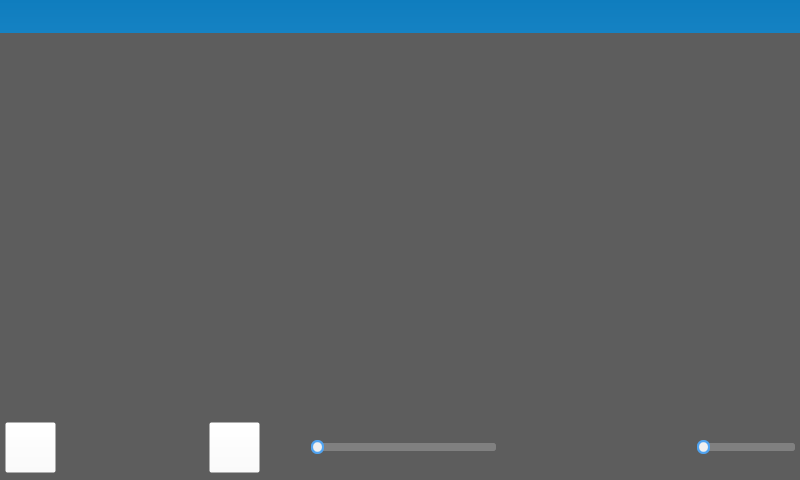
<?xml version="1.0" encoding="UTF-8"?>
<ui version="4.0">
 <class>Video_Player</class>
 <widget class="QDialog" name="Video_Player">
  <property name="geometry">
   <rect>
    <x>0</x>
    <y>0</y>
    <width>800</width>
    <height>480</height>
   </rect>
  </property>
  <property name="windowTitle">
   <string>Dialog</string>
  </property>
  <property name="styleSheet">
   <string notr="true">background-color:rgb(93, 93, 93)</string>
  </property>
  <layout class="QGridLayout" name="gridLayout_3" rowstretch="1,2,1,1">
   <property name="leftMargin">
    <number>0</number>
   </property>
   <property name="topMargin">
    <number>0</number>
   </property>
   <property name="rightMargin">
    <number>0</number>
   </property>
   <property name="bottomMargin">
    <number>0</number>
   </property>
   <item row="0" column="0">
    <widget class="QWidget" name="titlewidget" native="true">
     <property name="minimumSize">
      <size>
       <width>0</width>
       <height>0</height>
      </size>
     </property>
     <property name="maximumSize">
      <size>
       <width>160000</width>
       <height>33</height>
      </size>
     </property>
     <property name="styleSheet">
      <string notr="true">QWidget{
	background: qlineargradient(spread:pad, x1:0, y1:0, x2:0, y2:1, stop:0 #0F7DBE, stop:1 #1582C3);
border-radius:0px;
}</string>
     </property>
     <layout class="QGridLayout" name="gridLayout_2" columnstretch="1,5,1,1,1,1" columnminimumwidth="0,0,0,0,0,0">
      <property name="leftMargin">
       <number>1</number>
      </property>
      <property name="topMargin">
       <number>1</number>
      </property>
      <property name="rightMargin">
       <number>1</number>
      </property>
      <property name="bottomMargin">
       <number>1</number>
      </property>
      <property name="horizontalSpacing">
       <number>2</number>
      </property>
      <property name="verticalSpacing">
       <number>1</number>
      </property>
      <item row="0" column="0">
       <widget class="QLabel" name="lab_Ico">
        <property name="sizePolicy">
         <sizepolicy hsizetype="Minimum" vsizetype="Preferred">
          <horstretch>0</horstretch>
          <verstretch>0</verstretch>
         </sizepolicy>
        </property>
        <property name="minimumSize">
         <size>
          <width>0</width>
          <height>0</height>
         </size>
        </property>
        <property name="maximumSize">
         <size>
          <width>32</width>
          <height>33</height>
         </size>
        </property>
        <property name="styleSheet">
         <string notr="true">QLabel{
	border-radius:0px;
	color: #F0F0F0;
	background-color:rgba(0,0,0,0);
	border-style:none;
}</string>
        </property>
        <property name="text">
         <string/>
        </property>
        <property name="alignment">
         <set>Qt::AlignCenter</set>
        </property>
       </widget>
      </item>
      <item row="0" column="1">
       <widget class="QLabel" name="label">
        <property name="minimumSize">
         <size>
          <width>0</width>
          <height>0</height>
         </size>
        </property>
        <property name="maximumSize">
         <size>
          <width>761</width>
          <height>33</height>
         </size>
        </property>
        <property name="styleSheet">
         <string notr="true">QLabel{
	border-radius:0px;
	color: #F0F0F0;
	background-color:rgba(0,0,0,0);
	border-style:none;
}</string>
        </property>
        <property name="text">
         <string/>
        </property>
       </widget>
      </item>
      <item row="0" column="2">
       <spacer name="horizontalSpacer">
        <property name="orientation">
         <enum>Qt::Horizontal</enum>
        </property>
        <property name="sizeHint" stdset="0">
         <size>
          <width>107</width>
          <height>20</height>
         </size>
        </property>
       </spacer>
      </item>
      <item row="0" column="3">
       <widget class="QPushButton" name="btnMenu_Min">
        <property name="sizePolicy">
         <sizepolicy hsizetype="Minimum" vsizetype="Expanding">
          <horstretch>0</horstretch>
          <verstretch>0</verstretch>
         </sizepolicy>
        </property>
        <property name="minimumSize">
         <size>
          <width>0</width>
          <height>0</height>
         </size>
        </property>
        <property name="maximumSize">
         <size>
          <width>32</width>
          <height>33</height>
         </size>
        </property>
        <property name="cursor">
         <cursorShape>ArrowCursor</cursorShape>
        </property>
        <property name="focusPolicy">
         <enum>Qt::NoFocus</enum>
        </property>
        <property name="toolTip">
         <string>最小化</string>
        </property>
        <property name="styleSheet">
         <string notr="true">QPushButton{
	border-radius:0px;
	color: #F0F0F0;
	background-color:rgba(0,0,0,0);
	border-style:none;
}
QPushButton:hover{
	background-color: qlineargradient(spread:pad, x1:0, y1:1, x2:0, y2:0, stop:0 rgba(25, 134, 199, 0), stop:1 #50A3F0);
}</string>
        </property>
        <property name="text">
         <string/>
        </property>
        <property name="flat">
         <bool>true</bool>
        </property>
       </widget>
      </item>
      <item row="0" column="4">
       <widget class="QPushButton" name="btnMenu_Max">
        <property name="sizePolicy">
         <sizepolicy hsizetype="Minimum" vsizetype="Expanding">
          <horstretch>0</horstretch>
          <verstretch>0</verstretch>
         </sizepolicy>
        </property>
        <property name="minimumSize">
         <size>
          <width>0</width>
          <height>0</height>
         </size>
        </property>
        <property name="maximumSize">
         <size>
          <width>32</width>
          <height>33</height>
         </size>
        </property>
        <property name="cursor">
         <cursorShape>ArrowCursor</cursorShape>
        </property>
        <property name="focusPolicy">
         <enum>Qt::NoFocus</enum>
        </property>
        <property name="toolTip">
         <string>最大化</string>
        </property>
        <property name="styleSheet">
         <string notr="true">QPushButton{
	border-radius:0px;
	color: #F0F0F0;
	background-color:rgba(0,0,0,0);
	border-style:none;
}
QPushButton:hover{
	background-color: qlineargradient(spread:pad, x1:0, y1:1, x2:0, y2:0, stop:0 rgba(25, 134, 199, 0), stop:1 #50A3F0);
}</string>
        </property>
        <property name="text">
         <string/>
        </property>
        <property name="flat">
         <bool>true</bool>
        </property>
       </widget>
      </item>
      <item row="0" column="5">
       <widget class="QPushButton" name="btnMenu_Close">
        <property name="sizePolicy">
         <sizepolicy hsizetype="Minimum" vsizetype="Expanding">
          <horstretch>0</horstretch>
          <verstretch>0</verstretch>
         </sizepolicy>
        </property>
        <property name="minimumSize">
         <size>
          <width>0</width>
          <height>0</height>
         </size>
        </property>
        <property name="maximumSize">
         <size>
          <width>32</width>
          <height>33</height>
         </size>
        </property>
        <property name="cursor">
         <cursorShape>ArrowCursor</cursorShape>
        </property>
        <property name="focusPolicy">
         <enum>Qt::NoFocus</enum>
        </property>
        <property name="toolTip">
         <string>关闭</string>
        </property>
        <property name="styleSheet">
         <string notr="true">QPushButton{
	border-radius:0px;
	color: #F0F0F0;
	background-color:rgba(0,0,0,0);
	border-style:none;
}
QPushButton:hover{
	background-color: qlineargradient(spread:pad, x1:0, y1:1, x2:0, y2:0, stop:0 rgba(238, 0, 0, 128), stop:1 rgba(238, 44, 44, 255));
}</string>
        </property>
        <property name="text">
         <string/>
        </property>
        <property name="flat">
         <bool>true</bool>
        </property>
       </widget>
      </item>
     </layout>
    </widget>
   </item>
   <item row="2" column="0">
    <widget class="QWidget" name="widget_2" native="true">
     <property name="maximumSize">
      <size>
       <width>16777215</width>
       <height>60</height>
      </size>
     </property>
     <property name="font">
      <font>
       <pointsize>12</pointsize>
      </font>
     </property>
     <property name="styleSheet">
      <string notr="true">background-color:rgb(255, 255, 255,0)</string>
     </property>
    </widget>
   </item>
   <item row="3" column="0">
    <widget class="QWidget" name="widget" native="true">
     <property name="minimumSize">
      <size>
       <width>0</width>
       <height>0</height>
      </size>
     </property>
     <property name="maximumSize">
      <size>
       <width>160000</width>
       <height>65</height>
      </size>
     </property>
     <property name="styleSheet">
      <string notr="true">background-color:rgb(255, 255, 255,0)</string>
     </property>
     <layout class="QGridLayout" name="gridLayout">
      <property name="sizeConstraint">
       <enum>QLayout::SetDefaultConstraint</enum>
      </property>
      <property name="leftMargin">
       <number>5</number>
      </property>
      <property name="topMargin">
       <number>0</number>
      </property>
      <property name="rightMargin">
       <number>5</number>
      </property>
      <property name="bottomMargin">
       <number>0</number>
      </property>
      <property name="spacing">
       <number>0</number>
      </property>
      <item row="0" column="3">
       <widget class="QPushButton" name="fastFrontButton">
        <property name="minimumSize">
         <size>
          <width>0</width>
          <height>0</height>
         </size>
        </property>
        <property name="maximumSize">
         <size>
          <width>51</width>
          <height>51</height>
         </size>
        </property>
        <property name="focusPolicy">
         <enum>Qt::NoFocus</enum>
        </property>
        <property name="styleSheet">
         <string notr="true">QPushButton{
	border-style: none;
	border: 0px;
	color: #F0F0F0;
	padding: 5px;	
	border-radius:5px;
}

.QPushButton[focusPolicy=&quot;0&quot;] {
	border-style: none;
	border: 0px;
	color: #F0F0F0;
	padding: 0px;	
	border-radius:3px;
}

.QPushButton:hover{ 
}

.QPushButton:pressed{ 
}
QPushButton{
border-image:url(:/icon/forward.png)
}</string>
        </property>
        <property name="text">
         <string/>
        </property>
       </widget>
      </item>
      <item row="0" column="1">
       <widget class="QPushButton" name="fastBackButton">
        <property name="minimumSize">
         <size>
          <width>0</width>
          <height>0</height>
         </size>
        </property>
        <property name="maximumSize">
         <size>
          <width>51</width>
          <height>51</height>
         </size>
        </property>
        <property name="focusPolicy">
         <enum>Qt::NoFocus</enum>
        </property>
        <property name="styleSheet">
         <string notr="true">QPushButton{
	border-style: none;
	border: 0px;
	color: #F0F0F0;
	padding: 5px;	
	border-radius:5px;
	 
}

.QPushButton[focusPolicy=&quot;0&quot;] {
	border-style: none;
	border: 0px;
	color: #F0F0F0;
	padding: 0px;	
	border-radius:3px;
	 
}

.QPushButton:hover{ 
	
}

.QPushButton:pressed{ 

}
QPushButton{
border-image:url(:/icon/fastback.png);
}</string>
        </property>
        <property name="text">
         <string/>
        </property>
       </widget>
      </item>
      <item row="0" column="0">
       <widget class="QPushButton" name="preMovieButton">
        <property name="minimumSize">
         <size>
          <width>0</width>
          <height>51</height>
         </size>
        </property>
        <property name="maximumSize">
         <size>
          <width>51</width>
          <height>51</height>
         </size>
        </property>
        <property name="focusPolicy">
         <enum>Qt::NoFocus</enum>
        </property>
        <property name="styleSheet">
         <string notr="true">

.QPushButton:hover{ 
}

.QPushButton:pressed{ 
}
QPushButton{
border-image:url(:/icon/skip-backward.png)
}</string>
        </property>
        <property name="text">
         <string/>
        </property>
       </widget>
      </item>
      <item row="0" column="4">
       <widget class="QPushButton" name="nextMovieButton">
        <property name="minimumSize">
         <size>
          <width>0</width>
          <height>0</height>
         </size>
        </property>
        <property name="maximumSize">
         <size>
          <width>51</width>
          <height>51</height>
         </size>
        </property>
        <property name="focusPolicy">
         <enum>Qt::NoFocus</enum>
        </property>
        <property name="styleSheet">
         <string notr="true">
.QPushButton:pressed{ 
}
QPushButton{
border-image:url(:/icon/skip-forward.png);
}</string>
        </property>
        <property name="text">
         <string/>
        </property>
       </widget>
      </item>
      <item row="0" column="5">
       <widget class="QPushButton" name="stopButton">
        <property name="minimumSize">
         <size>
          <width>0</width>
          <height>0</height>
         </size>
        </property>
        <property name="maximumSize">
         <size>
          <width>51</width>
          <height>51</height>
         </size>
        </property>
        <property name="focusPolicy">
         <enum>Qt::NoFocus</enum>
        </property>
        <property name="styleSheet">
         <string notr="true">QPushButton{
	border-style: none;
	border: 0px;
	color: #F0F0F0;
	padding: 5px;	
	border-radius:5px;
}

.QPushButton[focusPolicy=&quot;0&quot;] {
	border-style: none;
	border: 0px;
	color: #F0F0F0;
	padding: 0px;	
	border-radius:3px;
}

.QPushButton:hover{ 
}

.QPushButton:pressed{ 
}
QPushButton{
border-image:url(:/icon/Stop.png)
}</string>
        </property>
        <property name="text">
         <string/>
        </property>
       </widget>
      </item>
      <item row="0" column="6">
       <widget class="QSlider" name="progressSlider">
        <property name="sizePolicy">
         <sizepolicy hsizetype="Preferred" vsizetype="Fixed">
          <horstretch>0</horstretch>
          <verstretch>0</verstretch>
         </sizepolicy>
        </property>
        <property name="minimumSize">
         <size>
          <width>0</width>
          <height>0</height>
         </size>
        </property>
        <property name="maximumSize">
         <size>
          <width>350</width>
          <height>19</height>
         </size>
        </property>
        <property name="focusPolicy">
         <enum>Qt::NoFocus</enum>
        </property>
        <property name="styleSheet">
         <string notr="true">QSlider::groove:horizontal,QSlider::add-page:horizontal { 
	background: #808080; 
	height: 8px; 
	border-radius: 3px; 
}

QSlider::sub-page:horizontal {
	height: 8px; 
	border-radius: 3px;
	background: qlineargradient(spread:pad, x1:0, y1:0, x2:0, y2:1, stop:0 #0F7DBE, stop:1 #1582C3); 
}

QSlider::handle:horizontal {
	width: 13px; 
	margin-top: -3px; 
	margin-bottom: -3px; 
	border-radius: 6px;
	background: qradialgradient(spread:pad, cx:0.5, cy:0.5, radius:0.5, fx:0.5, fy:0.5,stop:0.6 #F0F0F0, stop:0.778409 #50A3F0);
}

QSlider::handle:horizontal:hover {
	background: qradialgradient(spread: pad, cx: 0.5, cy: 0.5, radius: 0.5, fx: 0.5, fy: 0.5, stop: 0.6 #F0F0F0,stop:0.778409 #0F7DBE);
}</string>
        </property>
        <property name="orientation">
         <enum>Qt::Horizontal</enum>
        </property>
       </widget>
      </item>
      <item row="0" column="7">
       <widget class="QLabel" name="nowTimeLabel">
        <property name="minimumSize">
         <size>
          <width>0</width>
          <height>0</height>
         </size>
        </property>
        <property name="maximumSize">
         <size>
          <width>150</width>
          <height>51</height>
         </size>
        </property>
        <property name="font">
         <font>
          <pointsize>12</pointsize>
         </font>
        </property>
        <property name="styleSheet">
         <string notr="true">color:rgb(255, 255, 255)</string>
        </property>
        <property name="text">
         <string/>
        </property>
        <property name="alignment">
         <set>Qt::AlignCenter</set>
        </property>
       </widget>
      </item>
      <item row="0" column="8">
       <widget class="QPushButton" name="muteButton">
        <property name="minimumSize">
         <size>
          <width>0</width>
          <height>0</height>
         </size>
        </property>
        <property name="maximumSize">
         <size>
          <width>51</width>
          <height>51</height>
         </size>
        </property>
        <property name="focusPolicy">
         <enum>Qt::NoFocus</enum>
        </property>
        <property name="styleSheet">
         <string notr="true">QPushButton{
	border-style: none;
	border: 0px;
	color: #F0F0F0;
	padding: 5px;	
	border-radius:5px;
}

.QPushButton[focusPolicy=&quot;0&quot;] {
	border-style: none;
	border: 0px;
	color: #F0F0F0;
	padding: 0px;	
	border-radius:3px;
}

.QPushButton:hover{ 
}

.QPushButton:pressed{ 
}</string>
        </property>
        <property name="text">
         <string/>
        </property>
       </widget>
      </item>
      <item row="0" column="9">
       <widget class="QSlider" name="voiceSlider">
        <property name="minimumSize">
         <size>
          <width>0</width>
          <height>0</height>
         </size>
        </property>
        <property name="maximumSize">
         <size>
          <width>98</width>
          <height>19</height>
         </size>
        </property>
        <property name="focusPolicy">
         <enum>Qt::NoFocus</enum>
        </property>
        <property name="styleSheet">
         <string notr="true">QSlider::groove:horizontal,QSlider::add-page:horizontal { 
	background: #808080; 
	height: 8px; 
	border-radius: 3px; 
}

QSlider::sub-page:horizontal {
	height: 8px; 
	border-radius: 3px;
	background: qlineargradient(spread:pad, x1:0, y1:0, x2:0, y2:1, stop:0 #0F7DBE, stop:1 #1582C3); 
}

QSlider::handle:horizontal {
	width: 13px; 
	margin-top: -3px; 
	margin-bottom: -3px; 
	border-radius: 6px;
	background: qradialgradient(spread:pad, cx:0.5, cy:0.5, radius:0.5, fx:0.5, fy:0.5,stop:0.6 #F0F0F0, stop:0.778409 #50A3F0);
}

QSlider::handle:horizontal:hover {
	background: qradialgradient(spread: pad, cx: 0.5, cy: 0.5, radius: 0.5, fx: 0.5, fy: 0.5, stop: 0.6 #F0F0F0,stop:0.778409 #0F7DBE);
}</string>
        </property>
        <property name="orientation">
         <enum>Qt::Horizontal</enum>
        </property>
       </widget>
      </item>
      <item row="0" column="2">
       <widget class="QPushButton" name="playButton">
        <property name="minimumSize">
         <size>
          <width>0</width>
          <height>0</height>
         </size>
        </property>
        <property name="maximumSize">
         <size>
          <width>51</width>
          <height>51</height>
         </size>
        </property>
        <property name="focusPolicy">
         <enum>Qt::NoFocus</enum>
        </property>
        <property name="styleSheet">
         <string notr="true">QPushButton{
	border-style: none;
	border: 0px;
	color: #F0F0F0;
	padding: 5px;	
	border-radius:5px;
}

.QPushButton[focusPolicy=&quot;0&quot;] {
	border-style: none;
	color: #F0F0F0;
	padding: 0px;	
	border-radius:3px;

}

.QPushButton:hover{ 
}

.QPushButton:pressed{ 
}
</string>
        </property>
        <property name="text">
         <string/>
        </property>
        <property name="iconSize">
         <size>
          <width>16</width>
          <height>16</height>
         </size>
        </property>
       </widget>
      </item>
     </layout>
    </widget>
   </item>
   <item row="1" column="0">
    <spacer name="verticalSpacer">
     <property name="orientation">
      <enum>Qt::Vertical</enum>
     </property>
     <property name="sizeHint" stdset="0">
      <size>
       <width>20</width>
       <height>297</height>
      </size>
     </property>
    </spacer>
   </item>
  </layout>
  <zorder>widget</zorder>
  <zorder>titlewidget</zorder>
  <zorder>widget_2</zorder>
 </widget>
 <resources/>
 <connections/>
</ui>
